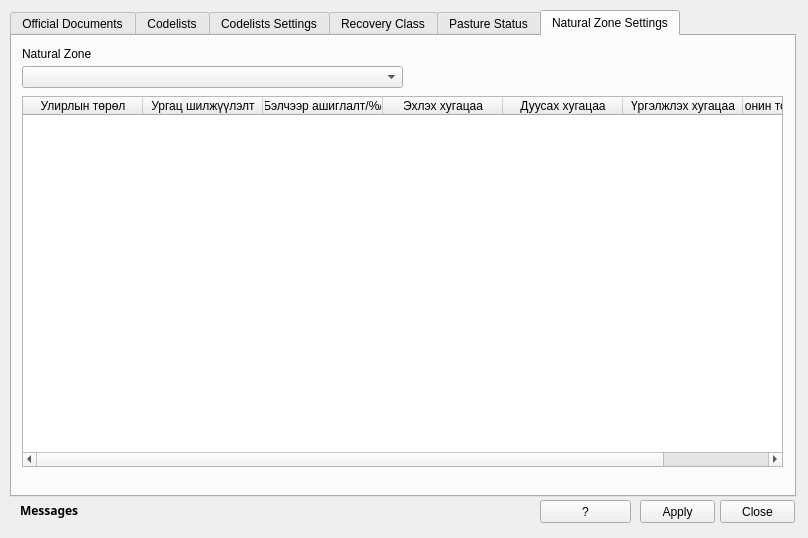
<?xml version="1.0" encoding="UTF-8"?>
<ui version="4.0">
 <class>PastureSettings</class>
 <widget class="QDialog" name="PastureSettings">
  <property name="geometry">
   <rect>
    <x>0</x>
    <y>0</y>
    <width>808</width>
    <height>538</height>
   </rect>
  </property>
  <property name="windowTitle">
   <string>Dialog</string>
  </property>
  <widget class="QTabWidget" name="tabWidget">
   <property name="geometry">
    <rect>
     <x>10</x>
     <y>10</y>
     <width>786</width>
     <height>487</height>
    </rect>
   </property>
   <property name="currentIndex">
    <number>5</number>
   </property>
   <widget class="QWidget" name="documents_tab">
    <attribute name="title">
     <string>Official Documents</string>
    </attribute>
    <widget class="QGroupBox" name="groupBox_12">
     <property name="geometry">
      <rect>
       <x>5</x>
       <y>10</y>
       <width>766</width>
       <height>356</height>
      </rect>
     </property>
     <property name="title">
      <string>Official documents</string>
     </property>
     <widget class="QTableWidget" name="doc_twidget">
      <property name="geometry">
       <rect>
        <x>20</x>
        <y>40</y>
        <width>701</width>
        <height>301</height>
       </rect>
      </property>
      <property name="editTriggers">
       <set>QAbstractItemView::DoubleClicked</set>
      </property>
      <attribute name="horizontalHeaderCascadingSectionResizes">
       <bool>false</bool>
      </attribute>
      <attribute name="horizontalHeaderDefaultSectionSize">
       <number>120</number>
      </attribute>
      <attribute name="horizontalHeaderHighlightSections">
       <bool>false</bool>
      </attribute>
      <attribute name="verticalHeaderCascadingSectionResizes">
       <bool>false</bool>
      </attribute>
      <column>
       <property name="text">
        <string>Visible</string>
       </property>
      </column>
      <column>
       <property name="text">
        <string>Name</string>
       </property>
      </column>
      <column>
       <property name="text">
        <string>Description</string>
       </property>
      </column>
      <column>
       <property name="text">
        <string>Open</string>
       </property>
      </column>
      <column>
       <property name="text">
        <string>View</string>
       </property>
      </column>
     </widget>
     <widget class="QPushButton" name="add_document_button">
      <property name="geometry">
       <rect>
        <x>730</x>
        <y>150</y>
        <width>31</width>
        <height>31</height>
       </rect>
      </property>
      <property name="toolTip">
       <string>Add Row</string>
      </property>
      <property name="text">
       <string>+</string>
      </property>
     </widget>
     <widget class="QPushButton" name="remove_document_button">
      <property name="geometry">
       <rect>
        <x>730</x>
        <y>190</y>
        <width>31</width>
        <height>31</height>
       </rect>
      </property>
      <property name="toolTip">
       <string>Delete Row</string>
      </property>
      <property name="text">
       <string>-</string>
      </property>
     </widget>
     <widget class="QPushButton" name="load_off_document_button">
      <property name="geometry">
       <rect>
        <x>730</x>
        <y>110</y>
        <width>31</width>
        <height>31</height>
       </rect>
      </property>
      <property name="toolTip">
       <string>Add Row</string>
      </property>
      <property name="text">
       <string>Load</string>
      </property>
     </widget>
    </widget>
   </widget>
   <widget class="QWidget" name="tab_6">
    <attribute name="title">
     <string>Codelists</string>
    </attribute>
    <widget class="QGroupBox" name="groupBox_10">
     <property name="geometry">
      <rect>
       <x>6</x>
       <y>3</y>
       <width>766</width>
       <height>451</height>
      </rect>
     </property>
     <property name="title">
      <string>Codelists</string>
     </property>
     <widget class="QLabel" name="label_11">
      <property name="geometry">
       <rect>
        <x>20</x>
        <y>20</y>
        <width>300</width>
        <height>17</height>
       </rect>
      </property>
      <property name="text">
       <string>Select Codelist</string>
      </property>
     </widget>
     <widget class="QComboBox" name="select_codelist_cbox">
      <property name="geometry">
       <rect>
        <x>20</x>
        <y>40</y>
        <width>691</width>
        <height>22</height>
       </rect>
      </property>
     </widget>
     <widget class="QLabel" name="label_12">
      <property name="geometry">
       <rect>
        <x>20</x>
        <y>70</y>
        <width>300</width>
        <height>17</height>
       </rect>
      </property>
      <property name="text">
       <string>Entries</string>
      </property>
     </widget>
     <widget class="QPushButton" name="delete_button">
      <property name="geometry">
       <rect>
        <x>725</x>
        <y>230</y>
        <width>31</width>
        <height>31</height>
       </rect>
      </property>
      <property name="toolTip">
       <string>Delete Row</string>
      </property>
      <property name="text">
       <string>-</string>
      </property>
     </widget>
     <widget class="QPushButton" name="add_button">
      <property name="geometry">
       <rect>
        <x>725</x>
        <y>190</y>
        <width>31</width>
        <height>31</height>
       </rect>
      </property>
      <property name="toolTip">
       <string>Add Row</string>
      </property>
      <property name="text">
       <string>+</string>
      </property>
     </widget>
     <widget class="QTableWidget" name="table_widget">
      <property name="geometry">
       <rect>
        <x>20</x>
        <y>95</y>
        <width>691</width>
        <height>341</height>
       </rect>
      </property>
      <property name="sizePolicy">
       <sizepolicy hsizetype="Expanding" vsizetype="Expanding">
        <horstretch>0</horstretch>
        <verstretch>0</verstretch>
       </sizepolicy>
      </property>
      <attribute name="horizontalHeaderDefaultSectionSize">
       <number>80</number>
      </attribute>
      <column>
       <property name="text">
        <string>Code</string>
       </property>
       <property name="font">
        <font>
         <pointsize>8</pointsize>
        </font>
       </property>
      </column>
      <column>
       <property name="text">
        <string>Description</string>
       </property>
       <property name="font">
        <font>
         <pointsize>8</pointsize>
        </font>
       </property>
      </column>
     </widget>
    </widget>
   </widget>
   <widget class="QWidget" name="tab">
    <attribute name="title">
     <string>Codelists Settings</string>
    </attribute>
    <widget class="QGroupBox" name="groupBox">
     <property name="geometry">
      <rect>
       <x>370</x>
       <y>0</y>
       <width>401</width>
       <height>441</height>
      </rect>
     </property>
     <property name="title">
      <string>Connect</string>
     </property>
     <widget class="QComboBox" name="base_type">
      <property name="geometry">
       <rect>
        <x>10</x>
        <y>40</y>
        <width>381</width>
        <height>22</height>
       </rect>
      </property>
     </widget>
     <widget class="QLabel" name="label">
      <property name="geometry">
       <rect>
        <x>10</x>
        <y>20</y>
        <width>341</width>
        <height>16</height>
       </rect>
      </property>
      <property name="text">
       <string>Base Type</string>
      </property>
     </widget>
     <widget class="QTableWidget" name="connect_type_twidget">
      <property name="geometry">
       <rect>
        <x>10</x>
        <y>90</y>
        <width>381</width>
        <height>341</height>
       </rect>
      </property>
      <property name="sortingEnabled">
       <bool>true</bool>
      </property>
      <column>
       <property name="text">
        <string>Check</string>
       </property>
      </column>
      <column>
       <property name="text">
        <string>Type</string>
       </property>
      </column>
     </widget>
     <widget class="QCheckBox" name="all_types_chbox">
      <property name="geometry">
       <rect>
        <x>10</x>
        <y>70</y>
        <width>181</width>
        <height>17</height>
       </rect>
      </property>
      <property name="text">
       <string>All Types</string>
      </property>
     </widget>
    </widget>
    <widget class="QGroupBox" name="groupBox_2">
     <property name="geometry">
      <rect>
       <x>10</x>
       <y>0</y>
       <width>351</width>
       <height>441</height>
      </rect>
     </property>
     <property name="title">
      <string>Connect Type</string>
     </property>
     <widget class="QTableWidget" name="live_stock_convert_twidget">
      <property name="enabled">
       <bool>false</bool>
      </property>
      <property name="geometry">
       <rect>
        <x>10</x>
        <y>240</y>
        <width>331</width>
        <height>192</height>
       </rect>
      </property>
      <column>
       <property name="text">
        <string>Live Stock Type</string>
       </property>
      </column>
      <column>
       <property name="text">
        <string>Convert Value</string>
       </property>
      </column>
     </widget>
     <widget class="QWidget" name="layoutWidget">
      <property name="geometry">
       <rect>
        <x>10</x>
        <y>17</y>
        <width>199</width>
        <height>171</height>
       </rect>
      </property>
      <layout class="QVBoxLayout" name="verticalLayout">
       <item>
        <widget class="QRadioButton" name="app_type_pasture_type_rbutton">
         <property name="text">
          <string>Application type and Pasture type</string>
         </property>
        </widget>
       </item>
       <item>
        <widget class="QRadioButton" name="app_type_doc_type_rbutton">
         <property name="text">
          <string>Application type and Document type</string>
         </property>
        </widget>
       </item>
       <item>
        <widget class="QRadioButton" name="contract_doc_type_rbutton">
         <property name="text">
          <string>Contract and Document type</string>
         </property>
        </widget>
       </item>
       <item>
        <widget class="QRadioButton" name="natural_zone_land_form_rbutton">
         <property name="text">
          <string>Natural zone and Land form</string>
         </property>
        </widget>
       </item>
       <item>
        <widget class="QRadioButton" name="natural_zone_land_plants_rbutton">
         <property name="text">
          <string>Natural zone and Land plants</string>
         </property>
        </widget>
       </item>
       <item>
        <widget class="QRadioButton" name="formula_type_land_form_rbutton">
         <property name="text">
          <string>Formula Type and Land form</string>
         </property>
        </widget>
       </item>
       <item>
        <widget class="QRadioButton" name="live_stock_convert_rbutton">
         <property name="text">
          <string>Live Stock convert value</string>
         </property>
        </widget>
       </item>
      </layout>
     </widget>
    </widget>
   </widget>
   <widget class="QWidget" name="tab_2">
    <attribute name="title">
     <string>Recovery Class</string>
    </attribute>
    <widget class="QGroupBox" name="groupBox_3">
     <property name="geometry">
      <rect>
       <x>20</x>
       <y>10</y>
       <width>341</width>
       <height>361</height>
      </rect>
     </property>
     <property name="title">
      <string>Recovery Class</string>
     </property>
     <widget class="QTableWidget" name="recovery_class_twidget">
      <property name="geometry">
       <rect>
        <x>10</x>
        <y>30</y>
        <width>321</width>
        <height>321</height>
       </rect>
      </property>
      <column>
       <property name="text">
        <string>RC code</string>
       </property>
      </column>
      <column>
       <property name="text">
        <string>RC %</string>
       </property>
      </column>
     </widget>
    </widget>
    <widget class="QGroupBox" name="groupBox_4">
     <property name="geometry">
      <rect>
       <x>380</x>
       <y>10</y>
       <width>341</width>
       <height>361</height>
      </rect>
     </property>
     <property name="title">
      <string>Natural zone Sheep unit food</string>
     </property>
     <widget class="QTableWidget" name="sheep_food_twidget">
      <property name="geometry">
       <rect>
        <x>10</x>
        <y>30</y>
        <width>321</width>
        <height>321</height>
       </rect>
      </property>
      <column>
       <property name="text">
        <string>Natural Zone</string>
       </property>
      </column>
      <column>
       <property name="text">
        <string>Unit</string>
       </property>
      </column>
     </widget>
    </widget>
   </widget>
   <widget class="QWidget" name="tab_3">
    <attribute name="title">
     <string>Pasture Status</string>
    </attribute>
    <widget class="QLabel" name="label_2">
     <property name="geometry">
      <rect>
       <x>10</x>
       <y>10</y>
       <width>341</width>
       <height>16</height>
      </rect>
     </property>
     <property name="text">
      <string>Natural Zone </string>
     </property>
    </widget>
    <widget class="QComboBox" name="natural_zone_cbox">
     <property name="geometry">
      <rect>
       <x>10</x>
       <y>30</y>
       <width>381</width>
       <height>22</height>
      </rect>
     </property>
    </widget>
    <widget class="QTableWidget" name="land_form_twidget">
     <property name="geometry">
      <rect>
       <x>10</x>
       <y>60</y>
       <width>761</width>
       <height>211</height>
      </rect>
     </property>
     <attribute name="horizontalHeaderDefaultSectionSize">
      <number>800</number>
     </attribute>
     <column>
      <property name="text">
       <string>Land Form name</string>
      </property>
     </column>
    </widget>
    <widget class="QTabWidget" name="formula_tab_widget">
     <property name="geometry">
      <rect>
       <x>0</x>
       <y>280</y>
       <width>781</width>
       <height>180</height>
      </rect>
     </property>
     <property name="currentIndex">
      <number>1</number>
     </property>
     <widget class="QWidget" name="formula_precent_tab">
      <attribute name="title">
       <string>Precent</string>
      </attribute>
      <widget class="QLabel" name="label_4">
       <property name="geometry">
        <rect>
         <x>10</x>
         <y>47</y>
         <width>221</width>
         <height>16</height>
        </rect>
       </property>
       <property name="text">
        <string>Plants cover</string>
       </property>
      </widget>
      <widget class="QComboBox" name="recovery_class_cbox">
       <property name="geometry">
        <rect>
         <x>10</x>
         <y>22</y>
         <width>231</width>
         <height>22</height>
        </rect>
       </property>
      </widget>
      <widget class="QLabel" name="label_5">
       <property name="geometry">
        <rect>
         <x>10</x>
         <y>92</y>
         <width>111</width>
         <height>16</height>
        </rect>
       </property>
       <property name="text">
        <string>Symbol type</string>
       </property>
      </widget>
      <widget class="QPushButton" name="formula_add_button">
       <property name="geometry">
        <rect>
         <x>250</x>
         <y>32</y>
         <width>75</width>
         <height>23</height>
        </rect>
       </property>
       <property name="text">
        <string>add</string>
       </property>
      </widget>
      <widget class="QTableWidget" name="formula_twidget">
       <property name="geometry">
        <rect>
         <x>330</x>
         <y>12</y>
         <width>438</width>
         <height>131</height>
        </rect>
       </property>
       <column>
        <property name="text">
         <string>RC</string>
        </property>
       </column>
       <column>
        <property name="text">
         <string>Pasture Value(plants cover)</string>
        </property>
       </column>
       <column>
        <property name="text">
         <string>Symbol type</string>
        </property>
       </column>
       <column>
        <property name="text">
         <string>Precent Value</string>
        </property>
       </column>
      </widget>
      <widget class="QComboBox" name="plants_cbox">
       <property name="geometry">
        <rect>
         <x>10</x>
         <y>67</y>
         <width>231</width>
         <height>22</height>
        </rect>
       </property>
      </widget>
      <widget class="QLabel" name="label_6">
       <property name="geometry">
        <rect>
         <x>160</x>
         <y>92</y>
         <width>81</width>
         <height>16</height>
        </rect>
       </property>
       <property name="text">
        <string>Precent value</string>
       </property>
      </widget>
      <widget class="QLabel" name="label_3">
       <property name="geometry">
        <rect>
         <x>10</x>
         <y>2</y>
         <width>221</width>
         <height>16</height>
        </rect>
       </property>
       <property name="text">
        <string>Recovery Class</string>
       </property>
      </widget>
      <widget class="QComboBox" name="less_symbol_cbox">
       <property name="geometry">
        <rect>
         <x>10</x>
         <y>112</y>
         <width>121</width>
         <height>22</height>
        </rect>
       </property>
      </widget>
      <widget class="QSpinBox" name="precent_value_sbox">
       <property name="geometry">
        <rect>
         <x>160</x>
         <y>112</y>
         <width>81</width>
         <height>22</height>
        </rect>
       </property>
      </widget>
      <widget class="QPushButton" name="formula_delete_button">
       <property name="geometry">
        <rect>
         <x>250</x>
         <y>92</y>
         <width>75</width>
         <height>23</height>
        </rect>
       </property>
       <property name="text">
        <string>delete</string>
       </property>
      </widget>
      <widget class="QPushButton" name="formula_update_button">
       <property name="geometry">
        <rect>
         <x>250</x>
         <y>62</y>
         <width>75</width>
         <height>23</height>
        </rect>
       </property>
       <property name="text">
        <string>update</string>
       </property>
      </widget>
     </widget>
     <widget class="QWidget" name="formula_comparison_tab">
      <attribute name="title">
       <string>Comparison</string>
      </attribute>
      <widget class="QLabel" name="label_7">
       <property name="geometry">
        <rect>
         <x>10</x>
         <y>2</y>
         <width>91</width>
         <height>16</height>
        </rect>
       </property>
       <property name="text">
        <string>Recovery Class</string>
       </property>
      </widget>
      <widget class="QLabel" name="label_8">
       <property name="geometry">
        <rect>
         <x>10</x>
         <y>47</y>
         <width>221</width>
         <height>16</height>
        </rect>
       </property>
       <property name="text">
        <string>Plants cover</string>
       </property>
      </widget>
      <widget class="QComboBox" name="recovery_class_comp_cbox">
       <property name="geometry">
        <rect>
         <x>10</x>
         <y>22</y>
         <width>121</width>
         <height>22</height>
        </rect>
       </property>
      </widget>
      <widget class="QComboBox" name="plants_comp_cbox">
       <property name="geometry">
        <rect>
         <x>10</x>
         <y>67</y>
         <width>251</width>
         <height>22</height>
        </rect>
       </property>
      </widget>
      <widget class="QPushButton" name="add_comparison_button">
       <property name="geometry">
        <rect>
         <x>280</x>
         <y>66</y>
         <width>75</width>
         <height>23</height>
        </rect>
       </property>
       <property name="text">
        <string>add</string>
       </property>
      </widget>
      <widget class="QPushButton" name="more_delete_button">
       <property name="geometry">
        <rect>
         <x>410</x>
         <y>128</y>
         <width>75</width>
         <height>23</height>
        </rect>
       </property>
       <property name="text">
        <string>delete</string>
       </property>
      </widget>
      <widget class="QTableWidget" name="formula_more_twidget">
       <property name="geometry">
        <rect>
         <x>360</x>
         <y>24</y>
         <width>181</width>
         <height>101</height>
        </rect>
       </property>
       <attribute name="horizontalHeaderDefaultSectionSize">
        <number>180</number>
       </attribute>
       <column>
        <property name="text">
         <string>Plants name</string>
        </property>
       </column>
      </widget>
      <widget class="QTableWidget" name="formula_less_twidget">
       <property name="geometry">
        <rect>
         <x>588</x>
         <y>24</y>
         <width>181</width>
         <height>101</height>
        </rect>
       </property>
       <attribute name="horizontalHeaderDefaultSectionSize">
        <number>180</number>
       </attribute>
       <column>
        <property name="text">
         <string>Plants name</string>
        </property>
       </column>
      </widget>
      <widget class="QLabel" name="label_9">
       <property name="geometry">
        <rect>
         <x>550</x>
         <y>40</y>
         <width>29</width>
         <height>48</height>
        </rect>
       </property>
       <property name="font">
        <font>
         <pointsize>30</pointsize>
         <weight>75</weight>
         <bold>true</bold>
        </font>
       </property>
       <property name="text">
        <string>&gt;</string>
       </property>
       <property name="alignment">
        <set>Qt::AlignJustify|Qt::AlignVCenter</set>
       </property>
      </widget>
      <widget class="QComboBox" name="soil_evaluation_cbox">
       <property name="enabled">
        <bool>false</bool>
       </property>
       <property name="geometry">
        <rect>
         <x>10</x>
         <y>112</y>
         <width>331</width>
         <height>22</height>
        </rect>
       </property>
      </widget>
      <widget class="QCheckBox" name="soil_evaluation_chbox">
       <property name="geometry">
        <rect>
         <x>10</x>
         <y>92</y>
         <width>231</width>
         <height>17</height>
        </rect>
       </property>
       <property name="text">
        <string>Pasture soil Evaluation</string>
       </property>
      </widget>
      <widget class="QPushButton" name="less_delete_button">
       <property name="geometry">
        <rect>
         <x>640</x>
         <y>128</y>
         <width>75</width>
         <height>23</height>
        </rect>
       </property>
       <property name="text">
        <string>delete</string>
       </property>
      </widget>
      <widget class="QLabel" name="label_10">
       <property name="geometry">
        <rect>
         <x>360</x>
         <y>7</y>
         <width>161</width>
         <height>16</height>
        </rect>
       </property>
       <property name="text">
        <string>More</string>
       </property>
      </widget>
      <widget class="QLabel" name="label_13">
       <property name="geometry">
        <rect>
         <x>588</x>
         <y>7</y>
         <width>161</width>
         <height>16</height>
        </rect>
       </property>
       <property name="text">
        <string>Less</string>
       </property>
      </widget>
      <widget class="QLabel" name="label_14">
       <property name="geometry">
        <rect>
         <x>140</x>
         <y>2</y>
         <width>111</width>
         <height>16</height>
        </rect>
       </property>
       <property name="text">
        <string>Symbol type</string>
       </property>
      </widget>
      <widget class="QComboBox" name="less_symbol_comp_cbox">
       <property name="geometry">
        <rect>
         <x>140</x>
         <y>22</y>
         <width>121</width>
         <height>22</height>
        </rect>
       </property>
      </widget>
     </widget>
    </widget>
   </widget>
   <widget class="QWidget" name="tab_4">
    <attribute name="title">
     <string>Natural Zone Settings</string>
    </attribute>
    <widget class="QTableWidget" name="nz_pasture_type_twidget">
     <property name="geometry">
      <rect>
       <x>10</x>
       <y>60</y>
       <width>761</width>
       <height>371</height>
      </rect>
     </property>
     <attribute name="horizontalHeaderDefaultSectionSize">
      <number>120</number>
     </attribute>
     <attribute name="horizontalHeaderMinimumSectionSize">
      <number>35</number>
     </attribute>
     <attribute name="verticalHeaderDefaultSectionSize">
      <number>35</number>
     </attribute>
     <attribute name="verticalHeaderMinimumSectionSize">
      <number>19</number>
     </attribute>
     <attribute name="verticalHeaderShowSortIndicator" stdset="0">
      <bool>false</bool>
     </attribute>
     <attribute name="verticalHeaderStretchLastSection">
      <bool>false</bool>
     </attribute>
     <column>
      <property name="text">
       <string>Улирлын төрөл</string>
      </property>
     </column>
     <column>
      <property name="text">
       <string>Ургац шилжүүлэлт</string>
      </property>
     </column>
     <column>
      <property name="text">
       <string>Бэлчээр ашиглалт/%/</string>
      </property>
     </column>
     <column>
      <property name="text">
       <string>Эхлэх хугацаа</string>
      </property>
     </column>
     <column>
      <property name="text">
       <string>Дуусах хугацаа</string>
      </property>
     </column>
     <column>
      <property name="text">
       <string>Үргэлжлэх хугацаа</string>
      </property>
     </column>
     <column>
      <property name="text">
       <string>Хонин толгойн идэх өвс</string>
      </property>
     </column>
    </widget>
    <widget class="QLabel" name="label_15">
     <property name="geometry">
      <rect>
       <x>10</x>
       <y>10</y>
       <width>341</width>
       <height>16</height>
      </rect>
     </property>
     <property name="text">
      <string>Natural Zone</string>
     </property>
    </widget>
    <widget class="QComboBox" name="natural_zone_set_cbox">
     <property name="geometry">
      <rect>
       <x>10</x>
       <y>30</y>
       <width>381</width>
       <height>22</height>
      </rect>
     </property>
    </widget>
   </widget>
  </widget>
  <widget class="QPushButton" name="help_button">
   <property name="geometry">
    <rect>
     <x>540</x>
     <y>500</y>
     <width>91</width>
     <height>23</height>
    </rect>
   </property>
   <property name="text">
    <string>?</string>
   </property>
  </widget>
  <widget class="QPushButton" name="close_button">
   <property name="geometry">
    <rect>
     <x>720</x>
     <y>500</y>
     <width>75</width>
     <height>23</height>
    </rect>
   </property>
   <property name="text">
    <string>Close</string>
   </property>
  </widget>
  <widget class="QLabel" name="status_label">
   <property name="geometry">
    <rect>
     <x>20</x>
     <y>500</y>
     <width>486</width>
     <height>21</height>
    </rect>
   </property>
   <property name="font">
    <font>
     <family>Century Gothic</family>
     <weight>75</weight>
     <bold>true</bold>
    </font>
   </property>
   <property name="text">
    <string>Messages</string>
   </property>
  </widget>
  <widget class="QPushButton" name="apply_button">
   <property name="geometry">
    <rect>
     <x>640</x>
     <y>500</y>
     <width>75</width>
     <height>23</height>
    </rect>
   </property>
   <property name="text">
    <string>Apply</string>
   </property>
  </widget>
 </widget>
 <resources/>
 <connections/>
</ui>
